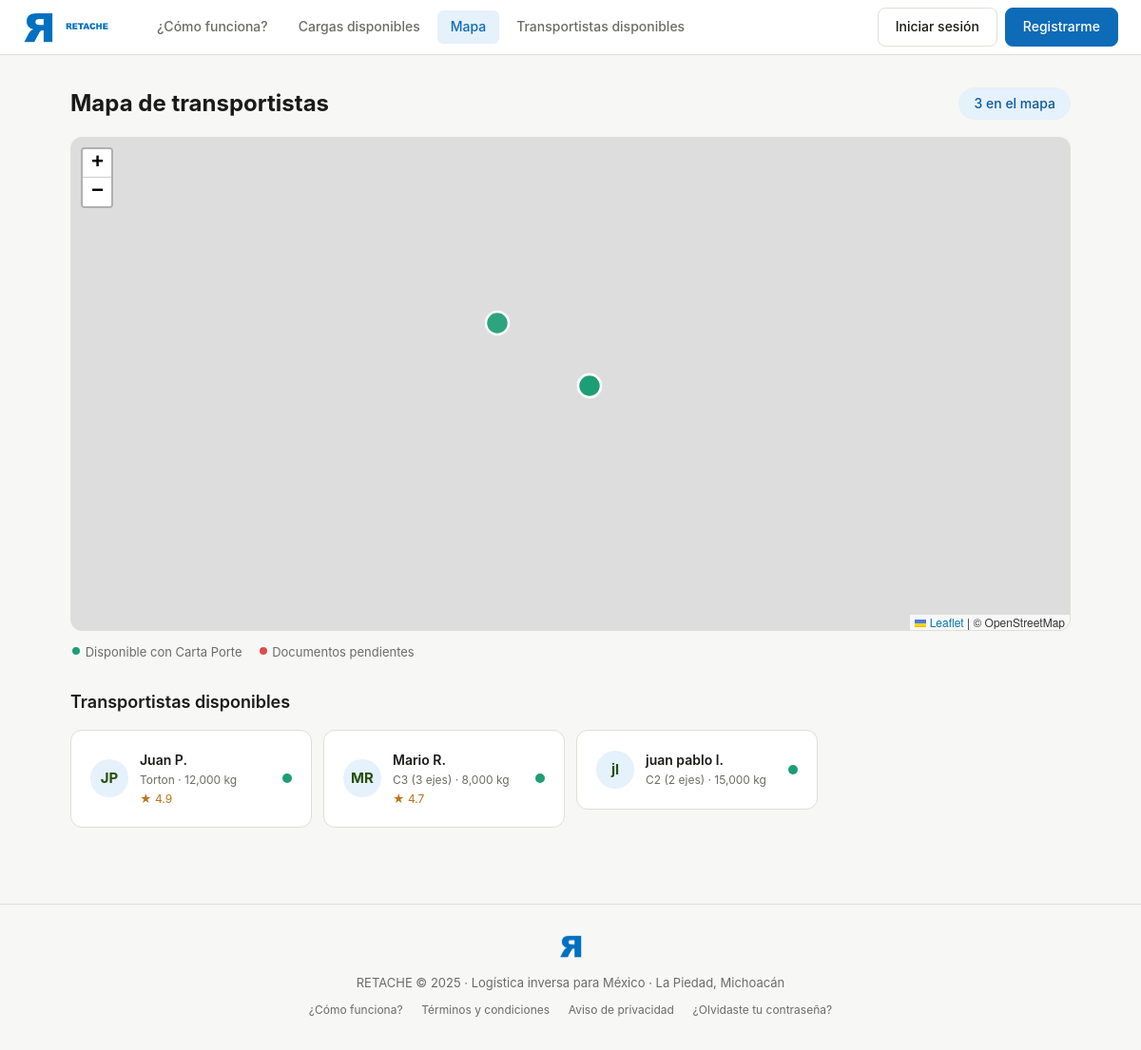
Page /transportistas/mapa on the committed database.
### models.py (models this page shows)
class Transportista(Base):
    __tablename__ = "transportistas"
    id = Column(Integer, primary_key=True, index=True)
    nombre = Column(String(100), nullable=False)
    apellidos = Column(String(100), nullable=False)
    telefono = Column(String(15), nullable=False)
    email = Column(String(120), unique=True, index=True, nullable=False)
    contrasena_hash = Column(String(200), nullable=False)
    rfc = Column(String(13), unique=True, index=True, nullable=False)
    rfc_verificado = Column(Boolean, default=False)
    num_licencia_federal = Column(String(50), nullable=True)
    licencia_estado = Column(String(20), default=EstadoDocumento.pendiente)
    licencia_vencimiento = Column(DateTime, nullable=True)
    num_poliza_seguro = Column(String(80), nullable=True)
    seguro_estado = Column(String(20), default=EstadoDocumento.pendiente)
    seguro_vencimiento = Column(DateTime, nullable=True)
    seguro_cobertura_mxn = Column(Float, nullable=True)
    verificacion_vehicular_estado = Column(String(20), default=EstadoDocumento.pendiente)
    verificacion_vehicular_vencimiento = Column(DateTime, nullable=True)
    tarjeta_circulacion_estado = Column(String(20), default=EstadoDocumento.pendiente)
    carta_porte_habilitada = Column(Boolean, default=False)
    tipo_vehiculo = Column(String(30), nullable=True)
    marca_vehiculo = Column(String(50), nullable=True)
    modelo_vehiculo = Column(String(50), nullable=True)
    anio_vehiculo = Column(Integer, nullable=True)
    placa = Column(String(10), nullable=True)
    capacidad_kg = Column(Float, nullable=True)
    latitud = Column(Float, nullable=True)
    longitud = Column(Float, nullable=True)
    disponible = Column(Boolean, default=True)
    foto_url = Column(String(200), nullable=True)
    rutas_frecuentes = Column(Text, nullable=True)
    calificacion_promedio = Column(Float, default=0.0)
    total_viajes = Column(Integer, default=0)
    porcentaje_puntualidad = Column(Float, default=100.0)
    fecha_registro = Column(DateTime, server_default=func.now())
    activo = Column(Boolean, default=True)
    email_verificado = Column(Boolean, default=False)
    token_verificacion = Column(String(200), nullable=True)
    token_reset_password = Column(String(200), nullable=True)
    token_reset_expira = Column(DateTime, nullable=True)
    cargas = relationship("Carga", back_populates="transportista")
    mensajes_enviados = relationship("Mensaje", foreign_keys="Mensaje.remitente_transportista_id", back_populates="remitente_transportista")
    resenas = relationship("Resena", back_populates="transportista")
    notificaciones = relationship("Notificacion", back_populates="transportista")
    rutas_disponibles = relationship("RutaDisponible", back_populates="transportista")

### routers/transportistas.py (the view)
@router.get("/mapa", response_class=HTMLResponse)
async def pagina_mapa(request: Request, db: Session = Depends(get_db)):
    transportistas = (
        db.query(Transportista)
        .filter(Transportista.activo == True, Transportista.latitud != None)
        .all()
    )
    return templates.TemplateResponse("mapa.html", ctx(request, transportistas=transportistas))

### templates/mapa.html (shortened to what this page needs)
{% extends "base.html" %}
{% block head_extra %}
<link rel="stylesheet" href="https://unpkg.com/leaflet@1.9.4/dist/leaflet.css"/>
{% endblock %}
{% block content %}
<div style="display:flex; justify-content:space-between; align-items:center; margin-bottom:16px;">
  <h1 style="font-size:24px; font-weight:700;">Mapa de transportistas</h1>
  <span class="badge badge-verde" style="font-size:14px; padding:6px 16px;">{{ transportistas | length }} en el mapa</span>
</div>
<div id="mapa"></div>
<div style="display:flex; gap:16px; margin-top:12px; font-size:13px; color:var(--texto-suave);">
  <span><span style="display:inline-block; width:12px; height:12px; border-radius:50%; background:#1D9E75; border:2px solid white;"></span> Disponible con Carta Porte</span>
  <span><span style="display:inline-block; width:12px; height:12px; border-radius:50%; background:#E24B4A; border:2px solid white;"></span> Documentos pendientes</span>
</div>
<h2 style="font-size:18px; font-weight:600; margin:28px 0 14px;">Transportistas disponibles</h2>
<div style="display:grid; grid-template-columns:repeat(auto-fill, minmax(240px,1fr)); gap:12px;">
  {% for t in transportistas %}
  <a href="/transportistas/{{ t.id }}" style="text-decoration:none;">
    <div class="card" style="cursor:pointer;">
      <div style="display:flex; gap:12px; align-items:center;">
        <div style="width:40px;height:40px;border-radius:50%;background:var(--verde-bg);display:flex;align-items:center;justify-content:center;font-weight:700;color:#27500A;flex-shrink:0;">{{ t.nombre[0] }}{{ t.apellidos[0] }}</div>
        <div>
          <div style="font-weight:600; font-size:14px; color:var(--texto);">{{ t.nombre }} {{ t.apellidos[0] }}.</div>
          <div style="font-size:12px; color:var(--texto-suave);">{{ t.tipo_vehiculo }} · {{ "{:,.0f}".format(t.capacidad_kg) }} kg</div>
          {% if t.calificacion_promedio > 0 %}<div style="font-size:12px; color:var(--amber);">★ {{ "%.1f"|format(t.calificacion_promedio) }}</div>{% endif %}
        </div>
        <div style="margin-left:auto;"><div style="width:10px;height:10px;border-radius:50%;background:{% if t.carta_porte_habilitada %}#1D9E75{% else %}#E24B4A{% endif %};"></div></div>
      </div>
    </div>
  </a>
  {% else %}
  <div style="grid-column:1/-1; text-align:center; padding:32px; color:var(--texto-suave);">
    Aún no hay transportistas registrados. <a href="/transportistas/registro" class="btn btn-primary">Registrarme como transportista →</a>
  </div>
  {% endfor %}
</div>
{% endblock %}

### templates/base.html (shortened to what this page needs)
<!DOCTYPE html>
<html lang="es">
<head>
  {% block head_extra %}{% endblock %}
</head>
<body>
<nav>
  <a href="/" class="nav-logo">
    <img src="/static/img/logo-icono.png" alt="RETACHE" class="logo-icono">
    <img src="/static/img/logo-texto.png" alt="RETACHE" class="logo-texto">
  </a>
  <div class="nav-links">
    <a href="/como-funciona" {% if 'como-funciona' in request.url.path %}class="activo"{% endif %}>¿Cómo funciona?</a>
    <a href="/cargas" {% if request.url.path == '/cargas' %}class="activo"{% endif %}>Cargas disponibles</a>
    <a href="/transportistas/mapa" {% if 'mapa' in request.url.path %}class="activo"{% endif %}>Mapa</a>
    <a href="/rutas/buscar" {% if 'rutas' in request.url.path and 'buscar' in request.url.path %}class="activo"{% endif %}>Transportistas disponibles</a>
  </div>
  <div class="nav-acciones">
    {% if sesion %}
      <span style="font-size:13px; color:var(--texto-suave); margin-right:4px;">Hola, {{ sesion.nombre.split()[0] }}</span>
      {% if sesion.tipo == 'transportista' %}
        <a href="/transportistas/{{ sesion.id }}" class="btn">Mi perfil</a>
      {% else %}
        <a href="/empresas/{{ sesion.id }}" class="btn">Mi empresa</a>
      {% endif %}
      <a href="/logout" class="btn" style="color:var(--rojo);">Cerrar sesión</a>
    {% else %}
      <a href="/login" class="btn">Iniciar sesión</a>
      <a href="/empresas/registro" class="btn btn-primary">Registrarme</a>
    {% endif %}
  </div>
</nav>
<main>
  {% block content %}{% endblock %}
</main>
<footer>
  <img src="/static/img/logo-icono.png" alt="RETACHE" style="height:24px; margin-bottom:10px;"><br>
  RETACHE © 2025 · Logística inversa para México · La Piedad, Michoacán
  <div style="margin-top:8px;">
    <a href="/como-funciona" style="color:var(--texto-suave); font-size:12px; margin:0 8px;">¿Cómo funciona?</a>
    <a href="/terminos" style="color:var(--texto-suave); font-size:12px; margin:0 8px;">Términos y condiciones</a>
    <a href="/privacidad" style="color:var(--texto-suave); font-size:12px; margin:0 8px;">Aviso de privacidad</a>
    <a href="/recuperar-contrasena" style="color:var(--texto-suave); font-size:12px; margin:0 8px;">¿Olvidaste tu contraseña?</a>
  </div>
</footer>
</body>
</html>

### templates/base.html (style rules this page uses)
*, *::before, *::after { box-sizing: border-box; margin: 0; padding: 0; }
:root { --verde: #0E6BB8; --verde-claro: #1481D9; --verde-bg: #E5F1FB; --gris-bg: #F7F7F5; --gris-borde: #E0DED6; --texto: #1A1A18; --texto-suave: #6B6B68; --amber: #BA7517; --amber-bg: #FAEEDA; --rojo-bg: #FCEBEB; --rojo: #A32D2D; --azul: #0E6BB8; --azul-bg: #E5F1FB; }
body { font-family: -apple-system, BlinkMacSystemFont, 'Segoe UI', sans-serif; background: var(--gris-bg); color: var(--texto); font-size: 15px; line-height: 1.6; }
a { color: var(--verde); text-decoration: none; }
nav { background: #fff; border-bottom: 1px solid var(--gris-borde); padding: 0 24px; display: flex; align-items: center; height: 58px; gap: 24px; position: sticky; top: 0; z-index: 100; }
.nav-logo { display: flex; align-items: center; gap: 8px; font-weight: 600; font-size: 17px; color: var(--texto); text-decoration: none; }
.nav-logo img.logo-icono { height: 32px; width: auto; }
.nav-logo img.logo-texto { height: 18px; width: auto; }
.nav-links { display: flex; gap: 4px; margin-left: 8px; }
.nav-links a { padding: 6px 14px; border-radius: 6px; font-size: 14px; color: var(--texto-suave); font-weight: 500; transition: background .15s, color .15s; }
.nav-links a.activo { background: var(--verde-bg); color: var(--verde); }
.nav-acciones { margin-left: auto; display: flex; gap: 8px; align-items: center; }
.btn { display: inline-flex; align-items: center; gap: 6px; padding: 8px 18px; border-radius: 8px; font-size: 14px; font-weight: 500; cursor: pointer; border: 1px solid var(--gris-borde); background: #fff; color: var(--texto); transition: all .15s; text-decoration: none; }
.btn-primary { background: var(--verde); color: #fff; border-color: var(--verde); }
main { max-width: 1100px; margin: 0 auto; padding: 32px 24px; }
.badge { display: inline-block; padding: 2px 10px; border-radius: 20px; font-size: 12px; font-weight: 500; }
.badge-verde { background: var(--verde-bg); color: #0B5A9C; }
.card { background: #fff; border: 1px solid var(--gris-borde); border-radius: 12px; padding: 20px; }
footer { text-align: center; padding: 32px; font-size: 13px; color: var(--texto-suave); border-top: 1px solid var(--gris-borde); margin-top: 48px; }

### templates/mapa.html (style rules this page uses)
#mapa { height: 520px; border-radius: 12px; border: 1px solid var(--gris-borde); }

### rows in the picture
Transportista: nombre "J", apellidos "P", nombre "Juan", tipo_vehiculo "Torton", capacidad_kg "12,000", calificacion_promedio "4.9", carta_porte_habilitada True (drawn)
Transportista: nombre "M", apellidos "R", nombre "Mario", tipo_vehiculo "C3 (3 ejes)", capacidad_kg "8,000", calificacion_promedio "4.7", carta_porte_habilitada True (drawn)
Transportista: nombre "j", apellidos "l", nombre "juan pablo", tipo_vehiculo "C2 (2 ejes)", capacidad_kg "15,000", carta_porte_habilitada True (drawn)

### other values in the picture
{{ transportistas | length }} "3"
